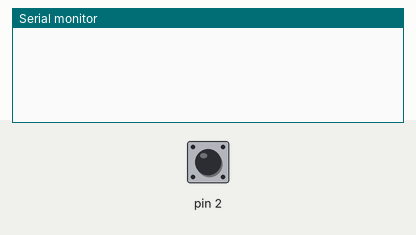
Bench run of a sketch on a simulated Arduino Uno, built with avr-gcc and run on an emulated ATmega328P. Parts: the last lines printed to the serial monitor. The test bench sets the inputs (shaded band); at power-on: pin 2 HIGH.

Above: at 1.2 s.
1.3 s: pin 2 pulled LOW for 0.15 s
At 2.6 s:
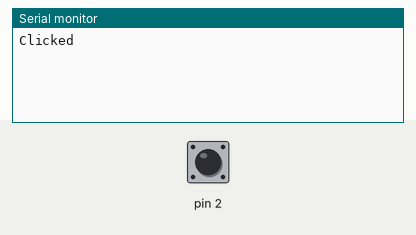
3.3 s: pin 2 pulled LOW for 3.2 s
At 6.4 s:
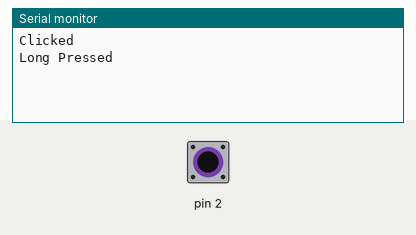
8.0 s: pin 2 pulsed LOW 2 times (0.12 s each, 0.3 s apart)
At 8.9 s:
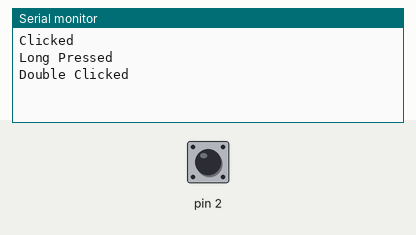

The sketch:

BetterButton.ino
```cpp
#include "BetterButton.h"

// Use pin 2 as our button
BetterButton myButton(2);

void setup()
{
    Serial.begin(9600);
    myButton.begin();
}

void loop()
{
    switch (myButton.input())
    {
    case (BUTTON_LONG_PRESSED):
        Serial.println(F("Long Pressed"));
        break;
    case (BUTTON_DOUBLE_CLICKED):
        Serial.println(F("Double Clicked"));
        break;
    case (BUTTON_CLICKED):
        Serial.println(F("Clicked"));
        break;
    default:
        break;
    }
}
```

BetterButton.cpp
```cpp
#include "BetterButton.h"
#include <Arduino.h>

BetterButton::BetterButton(uint8_t pin)
{
    _pin = pin;
}

void BetterButton::begin()
{
    pinMode(_pin, INPUT_PULLUP);
    reset();
}

void BetterButton::reset()
{
    _lastDebouncedState = digitalRead(_pin);
    _debouncing = false;
    _debounceUntil = 0;

    _pressedAt = 0;
    _releasedAt = 0;
    _clickCount = 0;
}

int BetterButton::input()
{
    _cachedMillis = millis();
    int buttonInput = 0;

    read();

    if (_debouncing == false && monitoring() == false)
    {

        if (clicked())
        {
            buttonInput = (doubleClicked() ? BUTTON_DOUBLE_CLICKED : BUTTON_CLICKED);
        }
        else if (longPressed())
        {
            buttonInput = BUTTON_LONG_PRESSED;
        }
    }

    // If we are returning input, consider it handled so reset
    if (buttonInput > 0)
    {
        reset();
    }

    return buttonInput;
}

bool BetterButton::clicked()
{
    return _pressedAt > 0 && _releasedAt > 0;
}

bool BetterButton::longPressed()
{
    bool isLong = false;

    // We must have captured a "start press", to even consider a long press
    if (_pressedAt > 0)
    {
        // If they haven't let go of the button yet, use the current time
        uint32_t endTime = (_releasedAt > 0 ? _releasedAt : _cachedMillis);

        isLong = ((endTime - _pressedAt) > LONG_PRESS_DELAY);
    }

    return isLong;
}

bool BetterButton::doubleClicked()
{
    return _pressedAt > 0 && _clickCount > 1;
}

// We need to monitor for a little bit in order to capture double clicks
bool BetterButton::monitoring()
{
    return (_pressedAt > 0 && (_cachedMillis - _pressedAt) <= DOUBLE_CLICK_MONITOR_DELAY);
}

void BetterButton::stateChanged(bool state)
{

    if (state == BUTTON_PRESSED)
    {
        // If we are still within the double click timeframe
        if (monitoring())
        {
            // We're looking at a double click
            _clickCount++;
            _releasedAt = 0;
        }
        // We are starting a new input sequence now
        else
        {
            _pressedAt = _cachedMillis;
            _releasedAt = 0;
            _clickCount = 1;
        }
    }
    // BUTTON_RELEASED only if it is in a pressed state, otherwise ignore
    else if (_pressedAt > 0)
    {
        _releasedAt = _cachedMillis;
    }
}

void BetterButton::read()
{
    // Don't do anything if we are in the middle of a debounce
    if (_debouncing == false || _cachedMillis >= _debounceUntil)
    {
        bool currentState = digitalRead(_pin);

        // If there has been a state change
        if (currentState != _lastDebouncedState)
        {

            // If we were currently debouncing, we can now stop
            if (_debouncing)
            {
                _debouncing = false;
                _lastDebouncedState = currentState;
                stateChanged(currentState);
            }
            // Start debouncing now
            else
            {
                _debouncing = true;
                _debounceUntil = _cachedMillis + DEBOUNCE_DELAY;
            }
        }
    }
}
```

BetterButton.h
```cpp
#ifndef BetterButton_h
#define BetterButton_h
#include "Arduino.h"

#define BUTTON_RELEASED 0x1
#define BUTTON_PRESSED 0x0

#define BUTTON_CLICKED 1
#define BUTTON_DOUBLE_CLICKED 2
#define BUTTON_LONG_PRESSED 3

#define LONG_PRESS_DELAY 2000
#define DOUBLE_CLICK_MONITOR_DELAY 500
#define DEBOUNCE_DELAY 60

class BetterButton
{
public:
    BetterButton(uint8_t pin);
    void begin();
    void reset();
    int input();

private:
    uint8_t _pin;

    bool _lastDebouncedState;
    bool _debouncing;
    uint32_t _debounceUntil;

    uint32_t _pressedAt;
    uint32_t _releasedAt;
    int _clickCount;
    uint32_t _cachedMillis;

    bool clicked();
    bool longPressed();
    bool doubleClicked();
    bool monitoring();
    void stateChanged(bool state);
    void read();
};

#endif
```

Measured:
- after the input at 1.3 s, the serial monitor: prints a new line after 0.56 s (image 1)
- after the input at 3.3 s, the serial monitor: prints a new line after 2.1 s (image 2)
- after the input at 8.0 s, the serial monitor: prints a new line after 0.56 s (image 3)
